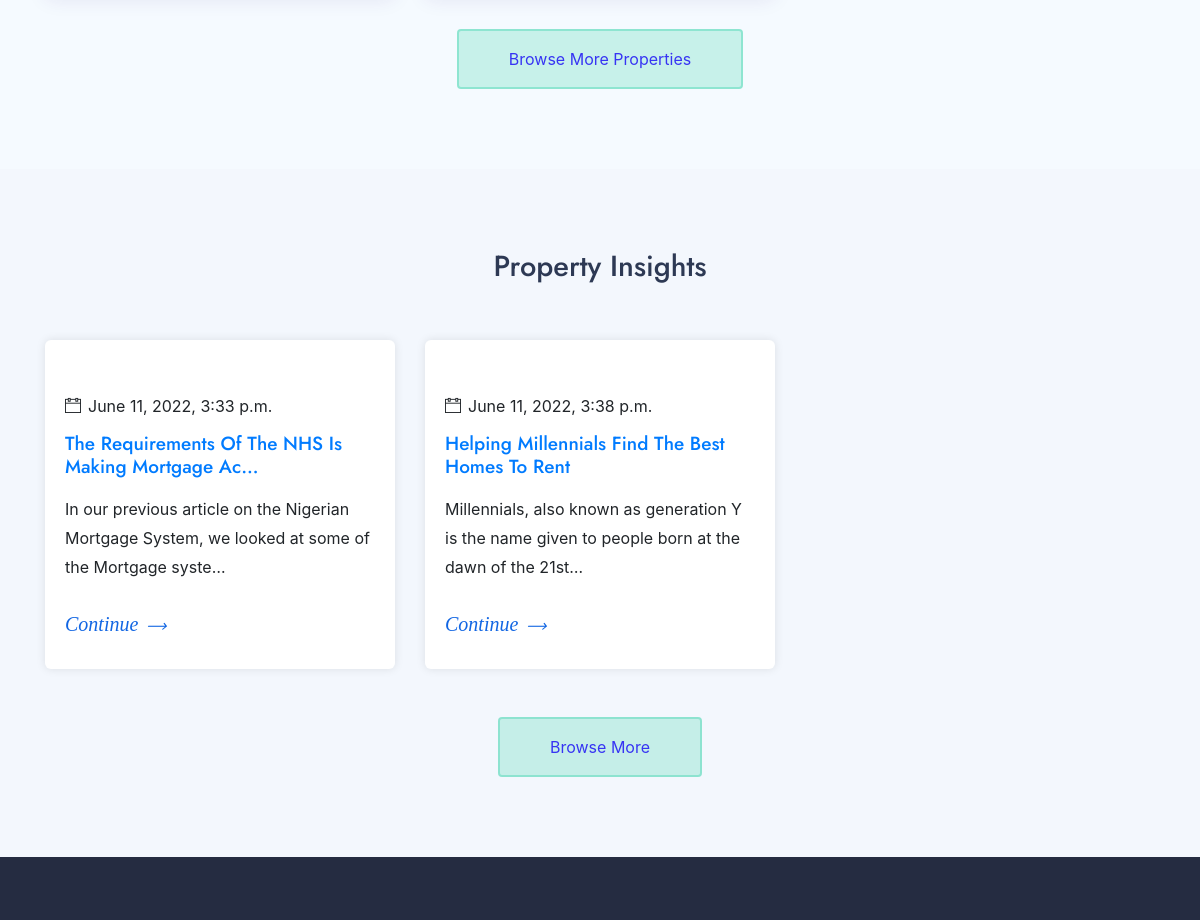
Before: / (middle part) with the older database file.
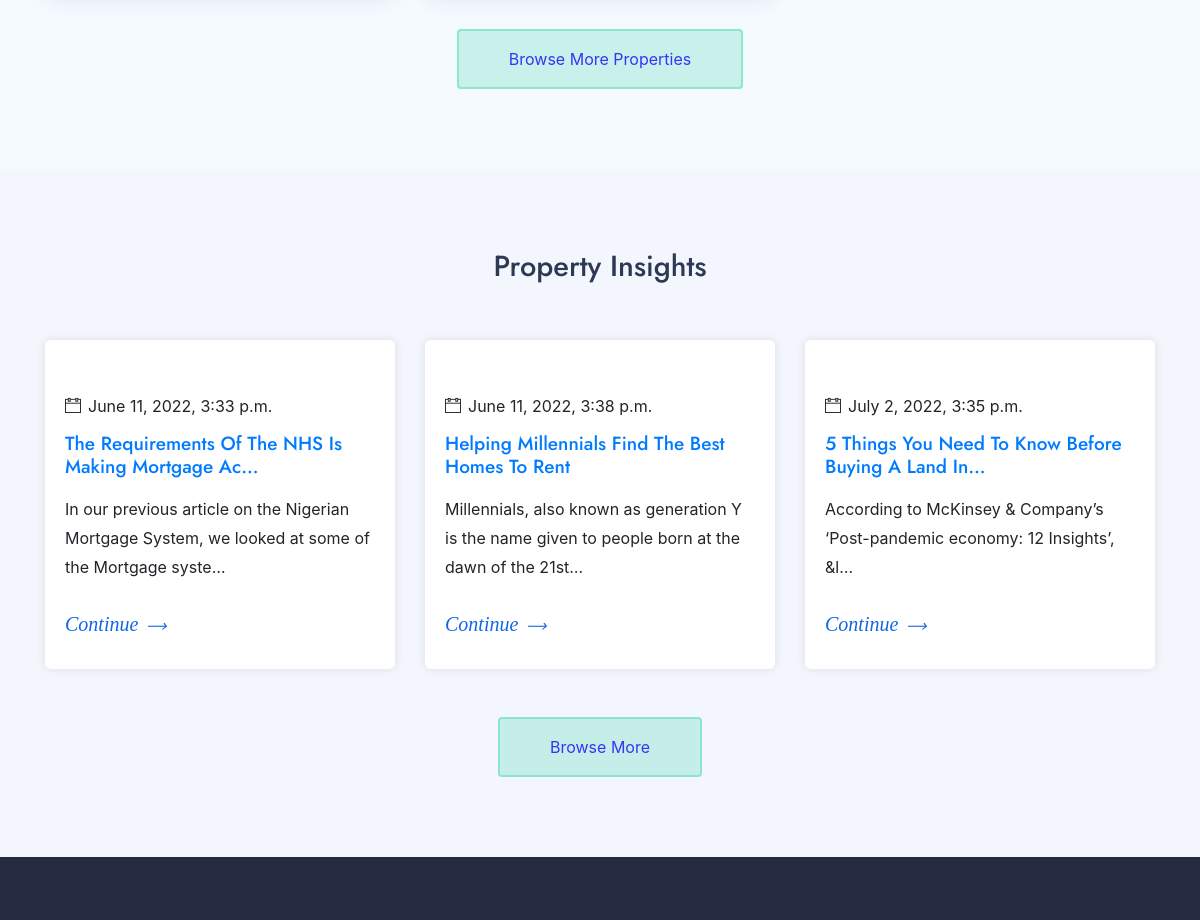
After: the same page with the newer database file.
### real/models.py (models this page shows, shortened)
class Post(models.Model):
    title = models.CharField(max_length=200)
    author = models.CharField(max_length=20)
    body = RichTextField()
    image = models.FileField()
    created = models.DateTimeField(auto_now_add=True)
    slug = models.SlugField(default='', null=True, blank=True)

### real/views.py (the view)
# urls.py: path('', views.homeview, name="home"),
def homeview(request):
    property = Listing.objects.order_by('-list_date').all()[:6]
    find_location = Featured.objects.filter(is_active=True)[:6]
    blog = Post.objects.all()[:3]
    content = {
        'property':property,
        'find_location':find_location,
        'properity_type_choices': properity_type_choices,
        'bedroom_choices': bedroom_choices,
        'bath_rooms_choices': bath_rooms_choices,
        'blog':blog,
        'values': request.POST
        }
    return render(request, 'index.html', content)

### template/index.html (shortened to what this page needs)
{% extends 'include/base.html' %} {% load static %} {% block body %}
<section class="bg-light">
    <div class="container">
        <div class="row">
            {% for i in property %}
            <div class="col-lg-4 col-md-6 col-sm-12">
            </div>
            {% endfor %}
        </div>
        <div class="row">
            <div class="col-lg-12 col-md-12 col-sm-12 text-center">
                <a href="{% url 'index:propertyview' %}" class="btn btn-theme-light-2 rounded">Browse More Properties</a>
            </div>
        </div>
    </div>
</section>
<section class="gray-simple">
    <div class="container">
        <div class="row">
            <div class="col text-center">
                <div class="sec-heading center">
                    <h2> Property insights </h2>
                </div>
            </div>
        </div>
        <div class="row">
            {% for i in blog %}
            <div class="col-lg-4 col-md-6">
                <div class="blog-wrap-grid">
                    <div class="blog-thumb">
                    </div>
                    <div class="blog-info">
                        <span class="post-date"><i class="ti-calendar"></i>{{ i.created }}</span>
                    </div>
                    <div class="blog-body">
                        <h4 class="bl-title"><a href="">
                          {{  i.title|truncatechars:50 }}
                        </a>
                        </h4>
                        <p>{{ i.body|safe|truncatechars:100 }}</p>
                        <a href="{%  url 'index:blog_details'  i.slug   %}" class="bl-continue">Continue</a>
                    </div>
                </div>
            </div>
            {%  endfor %}
        </div>
        <div class="row pt-5">
            <div class="col-lg-12 col-md-12 col-sm-12 text-center">
                <a href="{% url 'index:propertyview' %}" class="btn btn-theme-light-2 rounded">Browse More</a>
            </div>
        </div>
    </div>
</section>
{% endblock body %}}

Changed rows visible on the page:
added Post: created "July 2, 2022, 3:35 p.m.", title "5 Things You Need To Know Before Buying A Land In…", body "According to McKinsey & Company’s ‘Post-pandemic economy: 12 Insights’, &l…"
